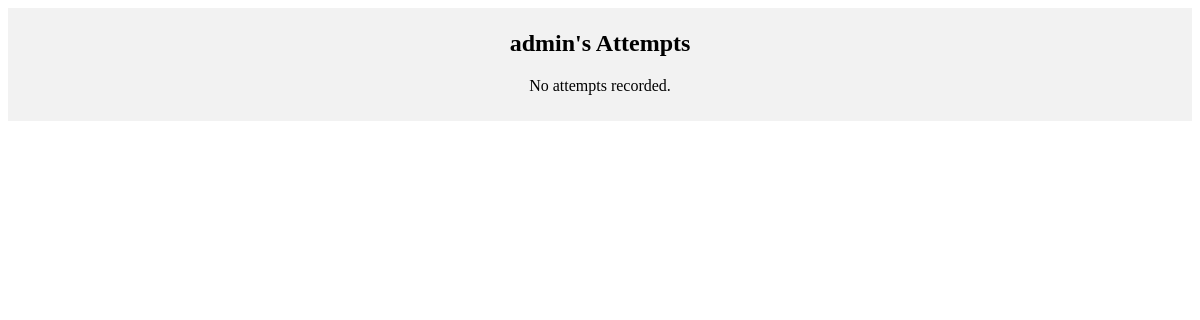
Page /show_attempts/ (signed in) on the earlier database version.
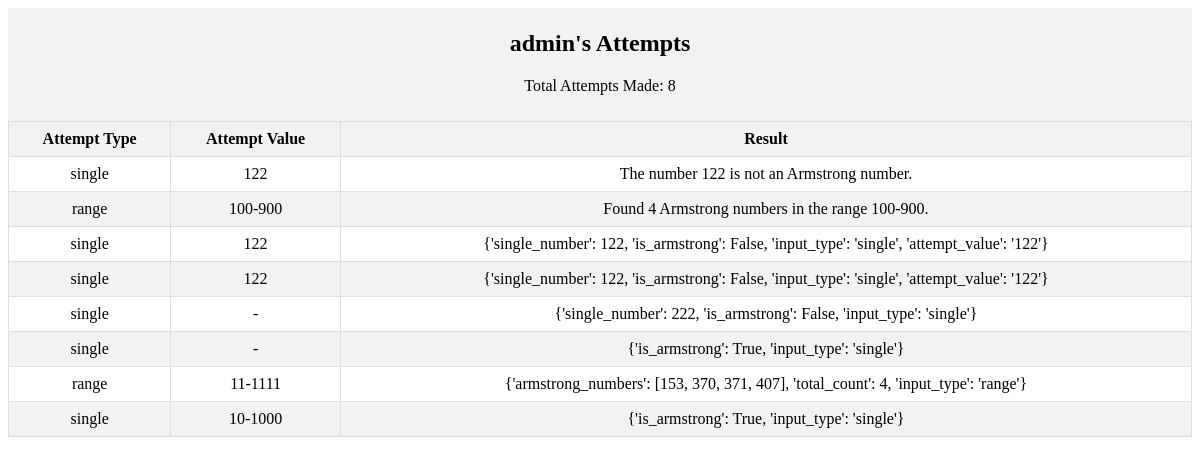
Same page on the later database version.
### Armstrong_App/models.py (models this page shows)
class UserAttempt(models.Model):
    user = models.ForeignKey(User, on_delete=models.CASCADE)
    timestamp = models.DateTimeField(auto_now_add=True)
    attempt_type = models.CharField(max_length=255)  # e.g., 'Searching Range' or 'Checking Single Number'
    attempt_value = models.CharField(max_length=255)
    result = models.CharField(max_length=255)

### Armstrong_App/views.py (the view)
# urls.py: path('show_attempts/', views.show_attempts, name='show_attempts'),
@login_required
def show_attempts(request):
    user_attempts = UserAttempt.objects.filter(user=request.user).order_by('-timestamp')
    return render(request, 'Armstrong_App/show_attempts.html', {'user_attempts': user_attempts})

### Armstrong_App/templates/Armstrong_App/show_attempts.html (shortened to what this page needs)
{% load static %}
{% block content %}
  <div class="centered-container">
    <h2>{{user.username}}'s Attempts</h2>
    {% if user_attempts %}
      <p>Total Attempts Made: {{ user_attempts|length}}</p>
    {% else %}
      <p>No attempts recorded.</p>
    {% endif %}
  </div>
  {% if user_attempts %}
    <table>
      <thead>
        <tr>
          <th>Attempt Type</th>
          <th>Attempt Value</th>
          <th>Result</th>
        </tr>
      </thead>
      <tbody>
        {% for attempt in user_attempts %}
          <tr>
            <td>{{ attempt.attempt_type }}</td>
            <td>{{ attempt.attempt_value }}</td>
            <td>{{ attempt.result }}</td>
          </tr>
        {% endfor %}
      </tbody>
    </table>
  {% endif %}
{% endblock %}

Differences in the rows shown:
added UserAttempt: attempt_type "single", attempt_value "122", result "The number 122 is not an Armstrong number."
added UserAttempt: attempt_type "range", attempt_value "100-900", result "Found 4 Armstrong numbers in the range 100-900."
added UserAttempt: attempt_type "single", attempt_value "122", result "{'single_number': 122, 'is_armstrong': False, 'input_type': 'single', 'attempt_value': '122'}"
added UserAttempt: attempt_type "single", attempt_value "122", result "{'single_number': 122, 'is_armstrong': False, 'input_type': 'single', 'attempt_value': '122'}"
added UserAttempt: attempt_type "single", attempt_value "-", result "{'single_number': 222, 'is_armstrong': False, 'input_type': 'single'}"
added UserAttempt: attempt_type "single", attempt_value "-", result "{'is_armstrong': True, 'input_type': 'single'}"
added UserAttempt: attempt_type "range", attempt_value "11-1111", result "{'armstrong_numbers': [153, 370, 371, 407], 'total_count': 4, 'input_type': 'range'}"
added UserAttempt: attempt_type "single", attempt_value "10-1000", result "{'is_armstrong': True, 'input_type': 'single'}"
Other differences:
{{ user_attempts|length }}: (not shown) → "8"
text no longer shown: "No attempts recorded."
text now shown: "Total Attempts Made: Attempt Type Attempt Value Result"
